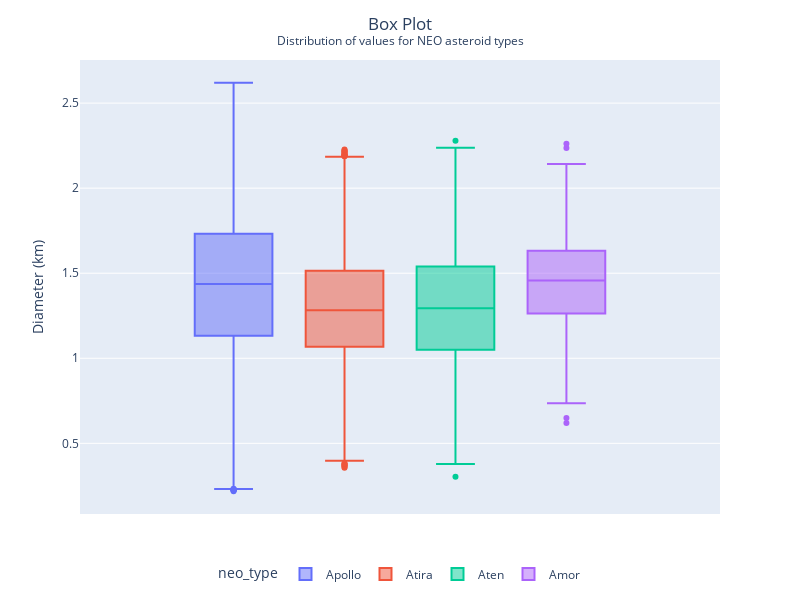

Source (notebook cell):
### Markdown cell above
Now let's look at the range of diameter values for each type.

### Code cell
fig = px.box(data, y="diameter", color="neo_type")
fig.update_layout(
    height=600,
    width=800,
    title_x=0.5,
    title_text=f"Box Plot<br><sup>Distribution of values for NEO asteroid types</sup>",
    legend=dict(orientation="h", yanchor="top", xanchor="center", y=-0.1, x=0.5),
    yaxis_title="Diameter (km)",
)
fig.show()

### Figure 1 — Plotly figure (JSON) as saved in the notebook; plotly's stock layout.template omitted (floating-point values rounded to 4 significant figures; data arrays with more than 128 entries replaced by an {"elided": "..."} marker saying what was removed)
{"data": [{"alignmentgroup": "True", "hovertemplate": "neo_type=Apollo<br>diameter=%{y}<extra></extra>", "legendgroup": "Apollo", "marker": {"color": "#636efa"}, "name": "Apollo", "notched": false, "offsetgroup": "Apollo", "orientation": "v", "showlegend": true, "type": "box", "x0": " ", "xaxis": "x", "y": {"elided": "30757 float values"}, "y0": " ", "yaxis": "y"}, {"alignmentgroup": "True", "hovertemplate": "neo_type=Atira<br>diameter=%{y}<extra></extra>", "legendgroup": "Atira", "marker": {"color": "#EF553B"}, "name": "Atira", "notched": false, "offsetgroup": "Atira", "orientation": "v", "showlegend": true, "type": "box", "x0": " ", "xaxis": "x", "y": {"elided": "2378 float values"}, "y0": " ", "yaxis": "y"}, {"alignmentgroup": "True", "hovertemplate": "neo_type=Aten<br>diameter=%{y}<extra></extra>", "legendgroup": "Aten", "marker": {"color": "#00cc96"}, "name": "Aten", "notched": false, "offsetgroup": "Aten", "orientation": "v", "showlegend": true, "type": "box", "x0": " ", "xaxis": "x", "y": {"elided": "200 float values"}, "y0": " ", "yaxis": "y"}, {"alignmentgroup": "True", "hovertemplate": "neo_type=Amor<br>diameter=%{y}<extra></extra>", "legendgroup": "Amor", "marker": {"color": "#ab63fa"}, "name": "Amor", "notched": false, "offsetgroup": "Amor", "orientation": "v", "showlegend": true, "type": "box", "x0": " ", "xaxis": "x", "y": {"elided": "210 float values"}, "y0": " ", "yaxis": "y"}], "layout": {"boxmode": "group", "height": 600, "legend": {"orientation": "h", "title": {"text": "neo_type"}, "tracegroupgap": 0, "x": 0.5, "xanchor": "center", "y": -0.1, "yanchor": "top"}, "margin": {"t": 60}, "title": {"text": "Box Plot<br><sup>Distribution of values for NEO asteroid types</sup>", "x": 0.5}, "width": 800, "xaxis": {"anchor": "y", "domain": [0, 1]}, "yaxis": {"anchor": "x", "domain": [0, 1], "title": {"text": "Diameter (km)"}}}}
